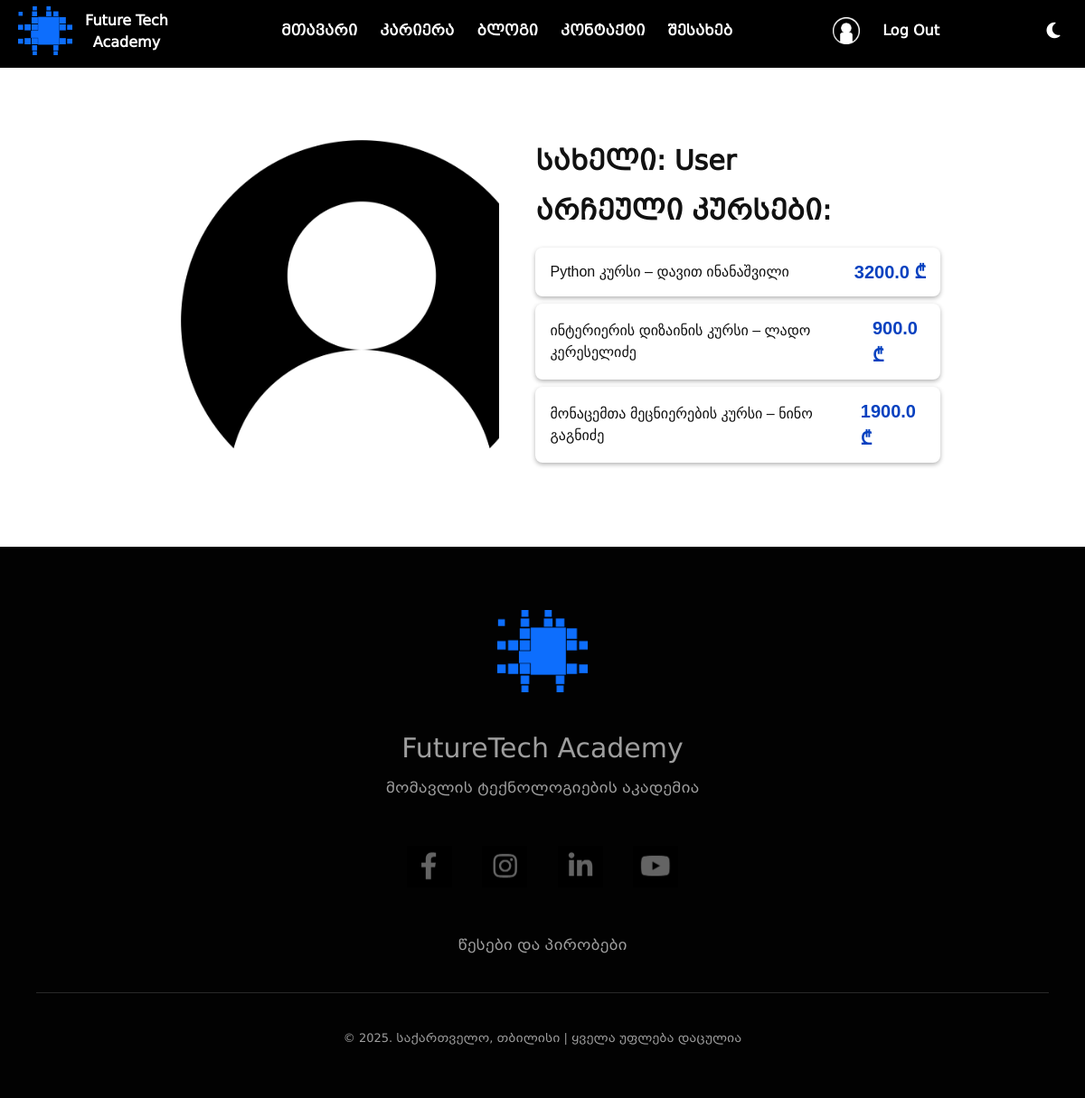
Screenshot of /profile (signed in) with the database file from the repository.
### src/models/user.py (models this page shows, shortened)
class User (BaseModel, UserMixin):
    __tablename__ = 'users'
    id = db.Column(db.Integer, primary_key=True)
    username = db.Column(db.String, unique=True)
    email = db.Column(db.String)
    _password = db.Column(db.String)
    profile_img = db.Column(db.String)
    role = db.Column(db.String)
    user_courses = db.relationship("UserCourse", back_populates="user")
    @property
    def password(self):
        return self._password

### src/models/user_course.py (models this page shows)
class UserCourse(BaseModel):
    __tablename__ = "users_courses"
    id = db.Column(db.Integer, primary_key=True)
    user_id = db.Column(db.Integer, db.ForeignKey("users.id"))
    course_id = db.Column(db.Integer, db.ForeignKey("courses.id"))
    created_at = db.Column(db.DateTime, default=datetime.utcnow)
    user = db.relationship("User", back_populates="user_courses")
    course = db.relationship("Course", back_populates="user_courses")

### src/models/course.py (models this page shows, shortened)
class Course(BaseModel):
    __tablename__ = "courses"
    id = db.Column(db.Integer, primary_key=True)
    name = db.Column(db.String(100))
    price = db.Column(db.Float)
    prof = db.Column(db.String(100))
    img = db.Column(db.String(300))
    description = db.Column(db.String(1000))
    date = db.Column(db.String(50))
    user_courses = db.relationship("UserCourse", back_populates="course")

### src/views/auth/routes.py (the view)
@auth_blueprint.route("/profile")
@login_required
def view_profile():
    return render_template("auth/view_profile.html")

### src/__init__.py (called while the page is built)
def register_extensions(app):
    db.init_app(app)
    migrate.init_app(app, db)
    login_manager.init_app(app)
    login_manager.login_view = 'auth.login'
    @login_manager.user_loader
    def load_user(_id):
        return User.query.get(_id)
    admin.init_app(app)
    admin.add_view(UserView(User, db.session))
    admin.add_view(CourseView(Course, db.session))
    admin.add_view(UserCourseView(UserCourse, db.session))
    admin.add_link(MenuLink("To Site", url="/", icon_type="fa", icon_value="fa-sign-out"))

### src/templates/auth/view_profile.html (shortened to what this page needs)
{% extends "partials/base.html" %}
{% block content %}
<div class="header-div" style="display: block; background-color: black;"></div>
<div class="course-info">
    <div class="prof"><img src="/static/upload/{{ current_user.profile_img }}" alt="User Photo"></div>
    <div class="course-description">
        <div class="title">სახელი: {{ current_user.username }}</div>
        <h3 class="title">არჩეული კურსები:</h3>
        <ul class="selected-courses">
            {% for uc in current_user.user_courses %}
            <li>
                <span>{{ uc.course.name }} – {{ uc.course.prof }}</span>
                <span class="price">{{ uc.course.price }} ₾</span>
            </li>
            {% else %}
            <li>არჩეული კურსები ვერ მოიძებნა</li>
            {% endfor %}
        </ul>
    </div>
</div>
{% endblock %}

### src/templates/partials/base.html (shortened to what this page needs)
<!DOCTYPE html>
<html lang="en">
<head>
    <link rel="stylesheet" href="https://cdnjs.cloudflare.com/ajax/libs/font-awesome/6.7.2/css/all.min.css">
    <link href="https://cdn.jsdelivr.net/npm/bootstrap@5.3.6/dist/css/bootstrap.min.css" rel="stylesheet"
>
    <link rel="stylesheet" href="/static/styles/css/style.css">
</head>
{% from "partials/macros.html" import generate_navlink %}
<body>
    <header>
        <a href="/" class="main-logo-link">
            <div class="main-logo">
                <img src="{{ url_for('static', filename='upload/main-logo.png') }}" alt="main logo">
                <p>Future Tech Academy</p>
            </div>
        </a>
        <nav class="menu" id="menu">
            <a href="/">მთავარი</a>
            <a href="/career" target="_blank">კარიერა</a>
            <a href="/blog">ბლოგი</a>
            <a href="/contact">კონტაქტი</a>
            <a href="/about">შესახებ</a>
        </nav>
        {% if current_user.is_authenticated %}
        <nav class="menu profile">
            <a href="{{ url_for('auth.view_profile') }}" class="nav-item"><img src="../../static/images/profile.png"
                    class="profile-icon" alt="profile"></a>
            <a href="/logout">Log Out</a>
        </nav>
        {% else %}
        <nav class="menu">
            <a href="/login">Log In</a>
        </nav>
        {% endif %}
        <div style="display: flex; gap: 15px; align-items: center;">
            <div class="theme-toggle" id="themeToggle">
                <i class="fa-solid fa-moon fa-lg" style="color: #ffffff;"></i>
            </div>
        </div>
    </header>
    {% block content %}
    {% endblock %}
    <footer>
        <div class="logo">
            <a href="/" class="main-logo-link">
                <div class="main-logo-footer">
                    <img src="{{ url_for('static', filename='upload/main-logo.png') }}" alt="main logo">
                </div>
            </a>
        </div>
        <p class="footer-logo-name">FutureTech Academy</p>
        <p>მომავლის ტექნოლოგიების აკადემია</p>
        <div class="social-networks">
            <a href="https://www.facebook.com/"><img src="/static/images/soc-networks/fb.PNG" alt="fb"></a>
            <a href="https://www.instagram.com/"><img src="/static/images/soc-networks/instagram.PNG"
                    alt="instagram"></a>
            <a href="https://www.linkedin.com/"><img src="/static/images/soc-networks/linkedin.PNG" alt="linkedin"></a>
            <a href="https://www.youtube.com/"><img src="/static/images/soc-networks/youtube.PNG" alt="youtube"></a>
        </div>
        <p>წესები და პირობები</p>
        <hr>
        <p class="copy">&copy; 2025. საქართველო, თბილისი | ყველა უფლება დაცულია</p>
    </footer>

### src/static/styles/css/style.css (style rules this page uses)
body { background-color: #fff; color: #111; }
.main-logo { width: 180px; display: flex; align-items: center; justify-content: space-between; }
.main-logo img { width: 60px; }
.main-logo p { color: white; text-decoration: none; margin-bottom: -1px; }
.main-logo-link { text-decoration: none; }
header { position: absolute; width: 100%; color: #fff; display: flex; justify-content: space-between; align-items: center; padding: 7px 20px; background: transparent; transition: 0.6s ease; font-weight: bold; z-index: 1; }
.menu { display: flex; gap: 25px; }
.menu .profile-icon { width: 30px; }
.menu a { text-decoration: none; color: inherit; transition: all 0.3s ease; }
.profile { display: flex; align-items: center; }
.theme-toggle { cursor: pointer; width: 30px; }
* { margin: 0; padding: 0; box-sizing: border-box; }
body { font-family: "BPG Mrgvlovani Caps"; text-align: center; }
.header-div { display: none; height: 75px; background-color: transparent; }
.course-info { display: flex; padding: 80px 160px 50px 200px; width: 100%; }
.course-info .prof { width: 400px; height: 400px; margin-right: 40px; overflow: hidden; }
.course-info .prof img { width: 400px; height: 400px; -o-object-fit: cover; object-fit: cover; }
.course-info .course-description { max-width: 630px; text-align: left; display: flex; flex-direction: column; gap: 15px; }
.course-info .course-description .selected-courses { list-style: none; padding: 0; }
.course-info .course-description .selected-courses li { padding: 12px 16px; margin-bottom: 8px; border-radius: 8px; display: flex; justify-content: space-between; align-items: center; font-family: Arial, sans-serif; box-shadow: 0 2px 5px rgba(0, 0, 0, 0.3); transition: transform 0.2s, box-shadow 0.2s; }
.course-info .course-description .selected-courses li .price { font-weight: bold; color: rgb(7, 65, 192); }
.course-info .course-description .title { font-size: 30px; font-weight: bold; }
.course-info .course-description .price { font-size: 20px; font-weight: bold; margin-left: 20px; }
footer { font-family: "BPG Mrgvlovani"; bottom: 0; background-color: rgb(2, 2, 2); color: rgb(158, 158, 158); width: 100%; padding: 40px; }
footer .logo { width: 100px; height: 100px; margin: 30px auto; }
footer .footer-logo-name { font-size: 30px; margin: 10px; }
footer .social-networks { width: 300px; height: 70px; margin: 40px auto; display: flex; justify-content: space-between; align-items: center; }
footer .social-networks img { width: 50px; }
footer hr { margin-top: 40px; margin-bottom: 40px; background-color: rgb(158, 158, 158); }
footer .copy { font-size: 13px; }
footer .main-logo-footer img { width: 100px; }

### rows the page displays
User: profile_img (placeholder picture), username "User"
UserCourse: course.name "Python კურსი", course.prof "დავით ინანაშვილი", course.price "3200.0"
UserCourse: course.name "ინტერიერის დიზაინის კურსი", course.prof "ლადო კერესელიძე", course.price "900.0"
UserCourse: course.name "მონაცემთა მეცნიერების კურსი", course.prof "ნინო გაგნიძე", course.price "1900.0"
